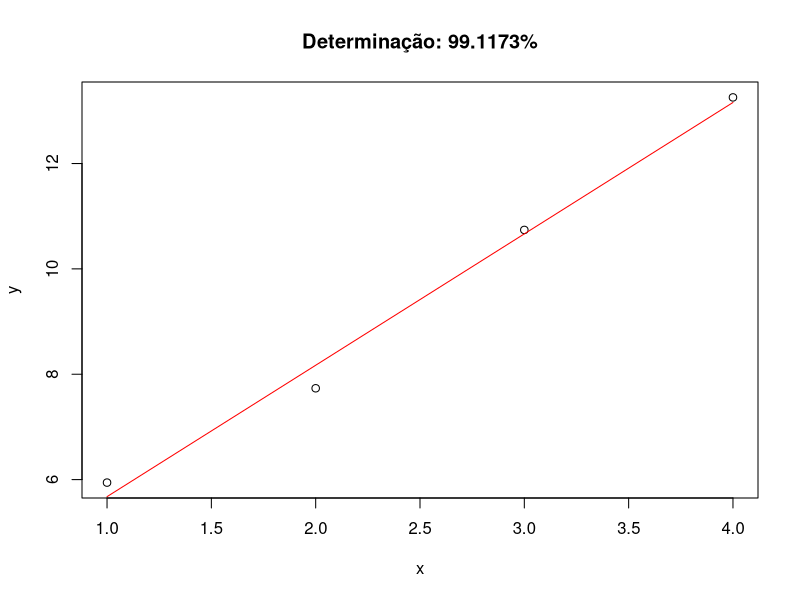
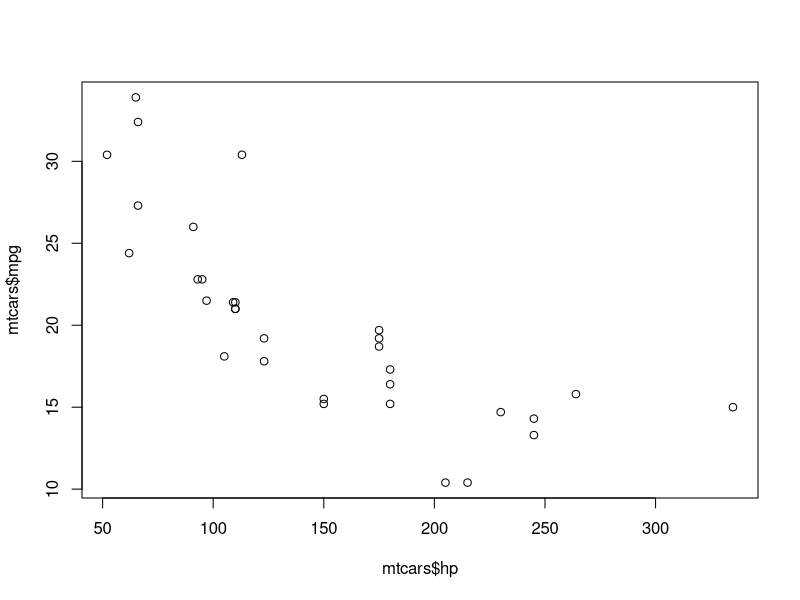
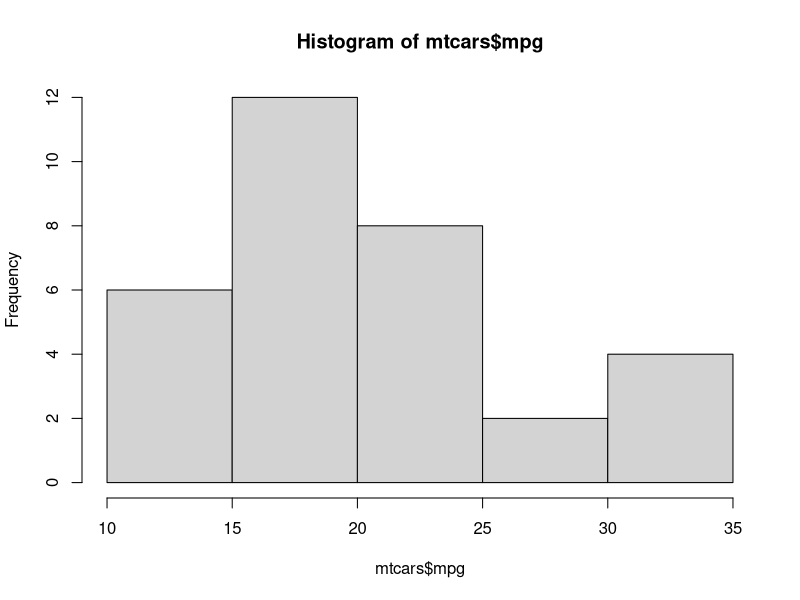
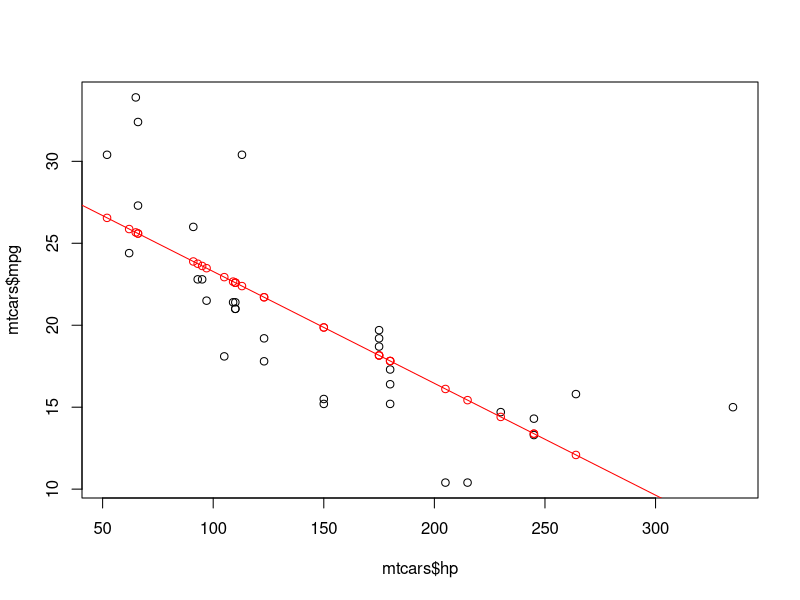
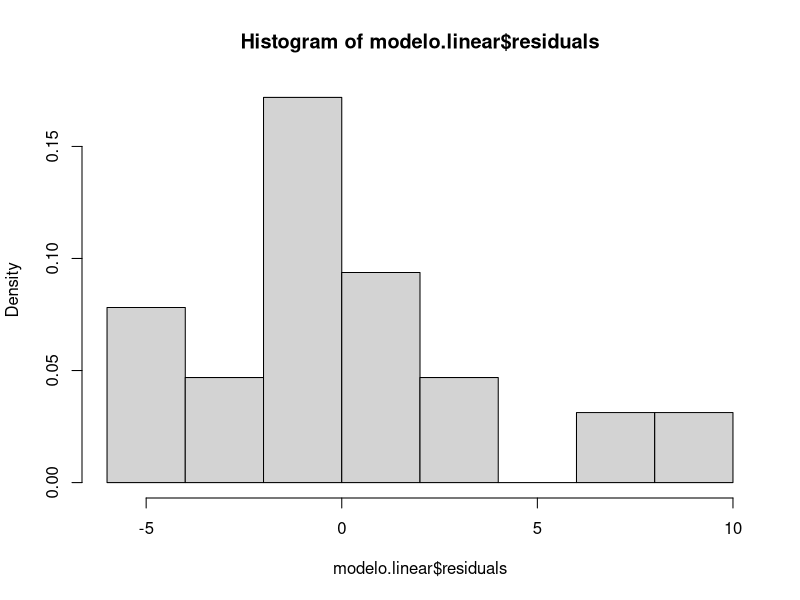
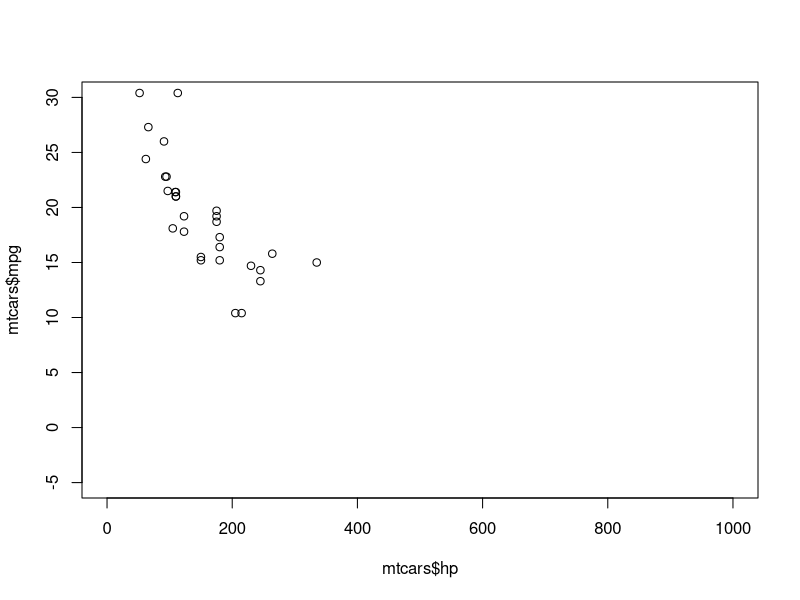

Generate these figures, in order, with R: (Note: this script raises an error after producing the figures.)
#
# Exemplo 3 dos slides da apresentação
#

x = c(1, 2, 3, 4)
y = c(5.943180, 7.733549, 10.739441, 13.255065)

x.avg = mean(x)
y.avg = mean(y)

alpha1 <- sum((x - x.avg) * (y - y.avg)) / sum((x-x.avg)^2)
alpha0 <- y.avg - alpha1 * x.avg


y.est = alpha0 + alpha1*x

erro = y.est - y

SQtot <- sum((y - y.avg)^2)
SQres <- sum((y - y.est)^2)
SQexp <- sum((y.est -y.avg)^2)

r.2 <- SQexp / SQtot 

cov.xy <- sum((x - x.avg) * (y - y.avg)) / length(y)
r.simples <- cov.xy / (sd(x) * sd(y))

plot(x, y, main = paste("Determinação: ", round(r.2, 6)*100, "%", sep=''))
lines(y.est, col='red')
?lines()



# Calcula da covariância e a correlação das duas variáveis indicando se a 
# relação linear entre elas é negativa ou positiva
covaricanca <- cov(mtcars$mpg, mtcars$hp)
correlacao <- cor(mtcars$mpg, mtcars$hp)
sprintf("Cov:%f Cor:%f", covaricanca, correlacao)

plot(mtcars$hp, mtcars$mpg)
hist(mtcars$mpg)

pvtest <- function(pvalue, significancia=0.05) {
  if (pvalue > significancia) {
    print('Aceita-se a Hipósete Nula (H0)')
  } else {
    print('Rejeita-se a Hipósete Nula (H0)')
  }
}

# Shapiro Test
# H0: mpg  = normal (há normalidade)
# H1: mpg != normal (não há normalidade)
pvtest(shapiro.test(mtcars$mpg)$p.value)

# Fligner Test
# H0: existe igualdade nas variâncias
# H1: não existe igualdade nas variâncias
pvtest(fligner.test(mtcars$mpg, mtcars$hp)$p.value)

modelo.linear <- lm(mtcars$mpg ~ mtcars$hp, data=mtcars)
str(modelo.linear)
coefficients(modelo.linear)
summary(modelo.linear)

plot(mtcars$mpg ~ mtcars$hp)
abline(modelo.linear, col='red')
points(mtcars$hp, modelo.linear$fitted.values, col='red')

fitted.values(modelo.linear)

summary(modelo.linear)$adj.r.squared

pvtest(shapiro.test(modelo.linear$residuals)$p.value)
hist(modelo.linear$residuals, freq=F)

n.hp <- 1:1000
predict.linear <- predict(modelo.linear, newdata=data.frame(hp=n.hp), type='response')

plot(mtcars$mpg ~ mtcars$hp, ylim=c(-5, 30), xlim=c(0,1000))
lines(seq(1, 1000, 1), predict.linear)

